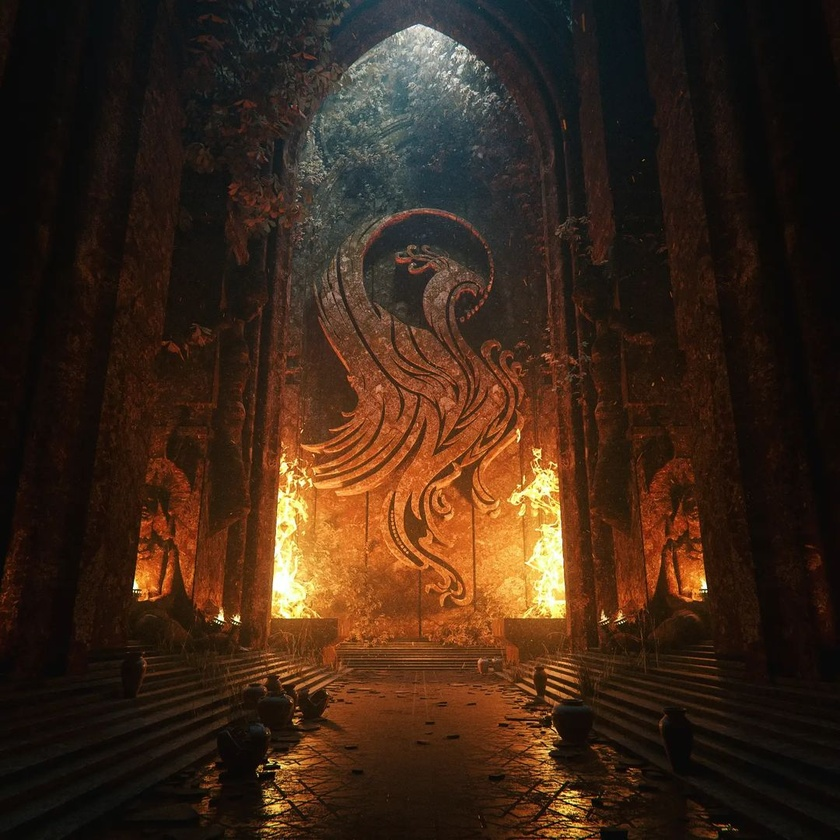
#> input picture Lab2/im_210113L.jpg, 840 x 840 px, shrunk from 1080 x 1080 before the run
$ python 210113L.py
#> lines starting #> are read from the running program, lines starting #| are printed output that depends on the picture
import cv2 as cv
import numpy as np
import matplotlib.pyplot as plt

def get_histogram(image, bins):
    # array with size of bins, set to zeros
    histogram = np.zeros(bins)
    # loop through pixels and sum up counts of pixels
    for pixel in image:
        histogram[pixel] += 1
    return histogram

def cumulative_sum(a):
    a = iter(a)
    b = [next(a)]
    for i in a:
        b.append(b[-1] + i)
    return np.array(b)

image = cv.imread("im_210113L.jpg")
#> image is the input picture: shape (840, 840, 3); mean B, G, R 23.9, 38.5, 59.5
gray_image = cv.cvtColor(image, cv.COLOR_BGR2GRAY)
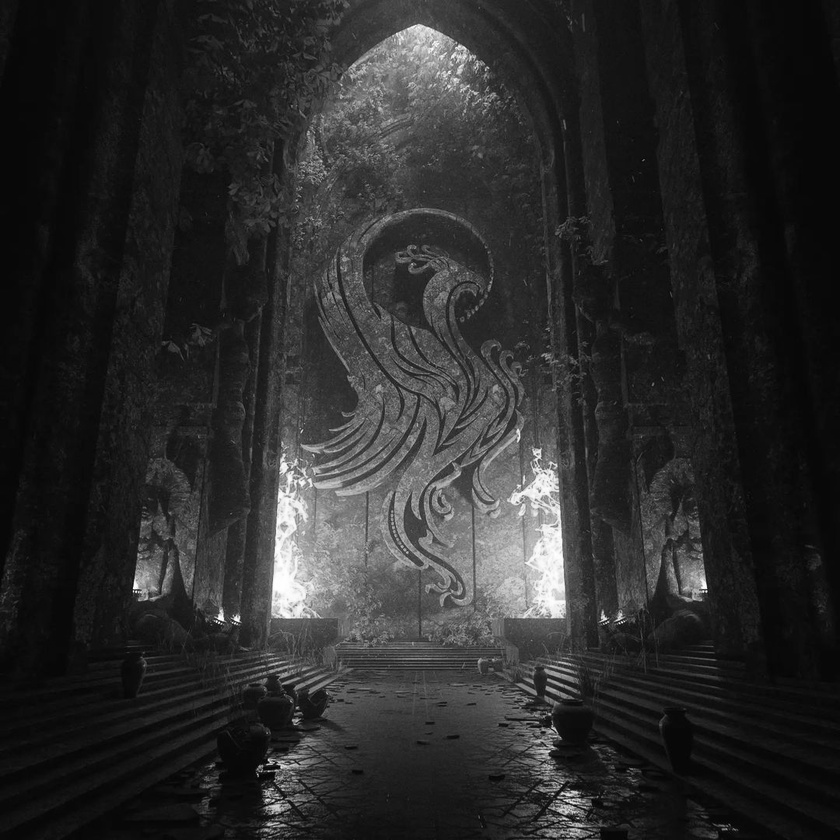
#> gray_image: shape (840, 840); min 2, max 255, mean 43.1
cv.imwrite("gray_image.jpg", gray_image)
gray_image.flatten()
# Histogram and CDF for original grayscale image
histogram = get_histogram(gray_image, 256)
#> after the loop in get_histogram, `for pixel in image:`: histogram = 256 values, max 840 at index 9, min 0 at index 0, mean 409.1
cdf = cumulative_sum(histogram)
#> in cumulative_sum, `b = [next(a)]`: b = [0]
#> the loop in cumulative_sum, `for i in a:` made 255 passes
#> i on passes 3 to 5: 8, 22, 44
#> after the loop in cumulative_sum, `for i in a:`: b = 256 values from 0 to 104718
#> cdf = 256 values from 0 to 104718
# Normalize CDF
cdf_normalized = (cdf - cdf.min()) * 255 / (cdf.max() - cdf.min())
#> cdf_normalized = 256 values from 0 to 255
cdf_normalized = cdf_normalized.astype('uint8')
# Map the original gray levels to equalized levels
equalized_image = cdf_normalized[gray_image]
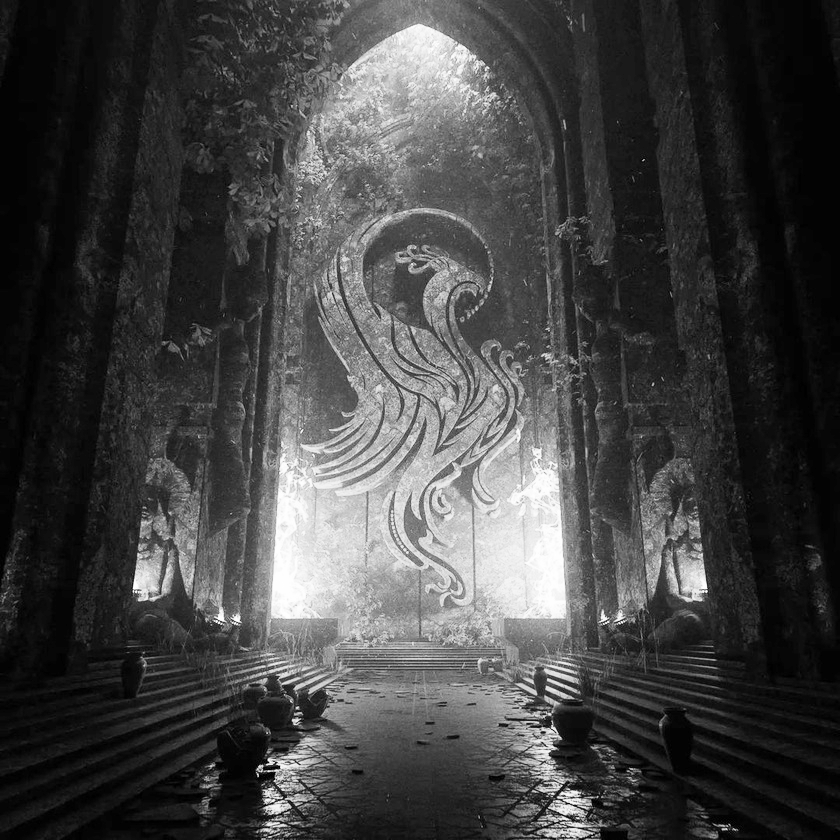
#> equalized_image: shape (840, 840); min 0, max 255, mean 67
cv.imwrite("equalized_image.jpg", equalized_image)
equalized_image.flatten()
# Histogram and CDF for equalized image
hist_eq = get_histogram(equalized_image, 256)
#> hist_eq = 256 values, max 840 at index 5, min 0 at index 2, mean 380.4
cdf_eq = cumulative_sum(hist_eq)
#> the loop in cumulative_sum (call 2), `for i in a:` made 255 passes
#> i on passes 1 to 3: 431, 0, 822
#> cdf_eq = 256 values from 141 to 97393
cdf_eq_normalized = (cdf_eq - cdf_eq.min()) * 255 / (cdf_eq.max() - cdf_eq.min())
#> cdf_eq_normalized = 256 values from 0 to 255

# Plotting
fig, axes = plt.subplots(2, 3, figsize=(18, 8))

# Row 1: Original grayscale image, its histogram, its CDF
axes[0, 0].imshow(gray_image, cmap='gray')
axes[0, 0].set_title("Gray Image")
axes[0, 0].axis("off")

axes[0, 1].hist(gray_image.flatten(), 256, [0,256], color='gray')
axes[0, 1].set_title("Gray Image Histogram")
axes[0, 1].set_xlim([0,256])

axes[0, 2].plot(cdf_normalized, color='blue')
axes[0, 2].set_title("Gray Image CDF")
axes[0, 2].set_xlim([0,256])

# Row 2: Equalized image, its histogram, its CDF
axes[1, 0].imshow(equalized_image, cmap='gray')
axes[1, 0].set_title("Equalized Image")
axes[1, 0].axis("off")

axes[1, 1].hist(equalized_image.flatten(), 256, [0,256], color='gray')
axes[1, 1].set_title("Equalized Histogram")
axes[1, 1].set_xlim([0,256])

axes[1, 2].plot(cdf_eq_normalized, color='blue')
axes[1, 2].set_title("Equalized Image CDF")
axes[1, 2].set_xlim([0,256])

plt.tight_layout()
plt.savefig("histograms_cdfs.png")
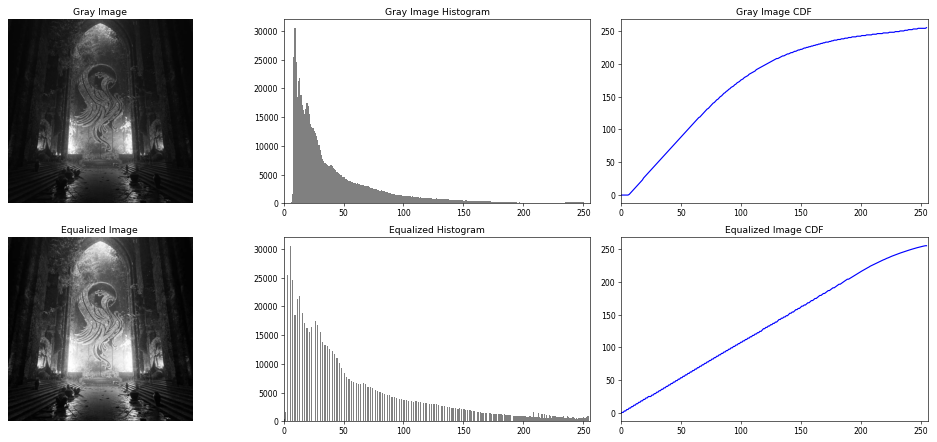
#> figure drawn by matplotlib, 6 panels; panel 2: tallest bar 30483 high, from x = 9 to 10; panel 3: curve peaks at x = 255, y = 255; panel 5: tallest bar 30483 high, from x = 5 to 6; panel 6: curve peaks at x = 255, y = 255
